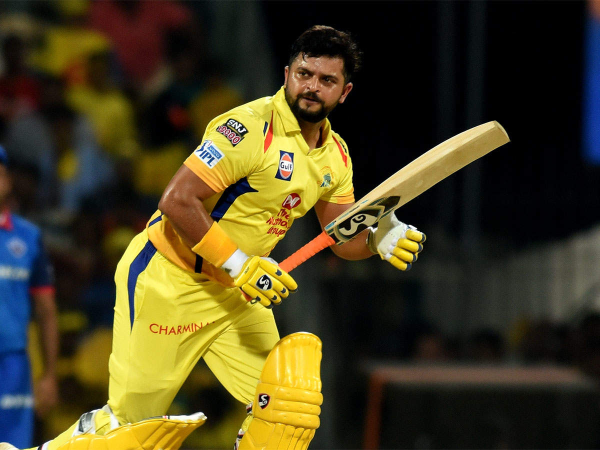
#> input picture Resize/raghul.jpg, 1200 x 900 px (shown at 1/2 size)
$ python resze.py
#> lines starting #> are read from the running program, lines starting #| are printed output that depends on the picture
import cv2

import imutils

img = cv2.imread('raghul.jpg')
#> img is the input picture: shape (900, 1200, 3); mean B, G, R 32.3, 64, 72.2

resizedImg = imutils.resize(img, width=50)
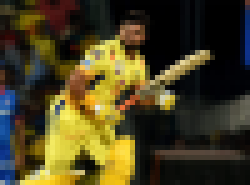
#> resizedImg: shape (37, 50, 3) (shown 5 times larger); mean B, G, R 32.3, 64, 72.2

cv2.imwrite('resizedImage2.jpg', resizedImg)
